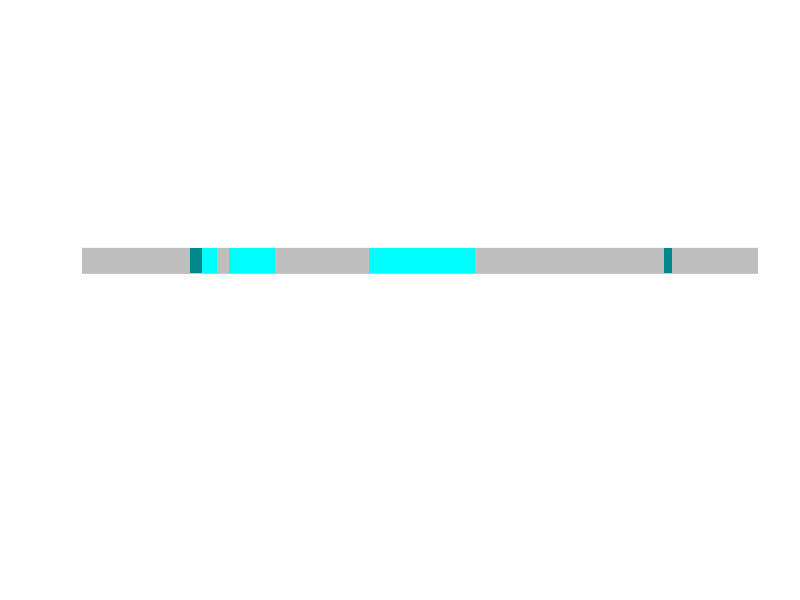

Write R code to recreate this figure.
###画这个基因的各个部分的分类图
a = 449254000
b = 449260000
plot(NULL, xlim=c(a, b), ylim=c(0, 5), main="",axes=FALSE, xlab="", ylab="", xaxs="i", yaxs="i")
polygon(c(a, a, b,b), c(2.7,3,3,2.7),col="grey", border="grey")
rect(449254955,2.7,449255062,3,col="#00868B",border = NA)
rect(449255063,2.7,449255198,3,col="#00FFFF",border = NA)
rect(449255307,2.7,449255709,3,col="#00FFFF",border = NA)
rect(449256551,2.7,449257487,3,col="#00FFFF",border = NA)
rect(449259163,2.7,449259241,3,col="#00868B",border = NA)

